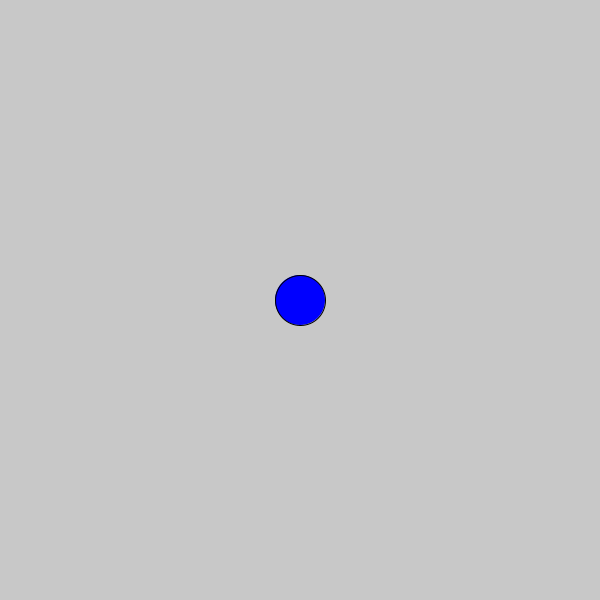
Frame 1 (no input)
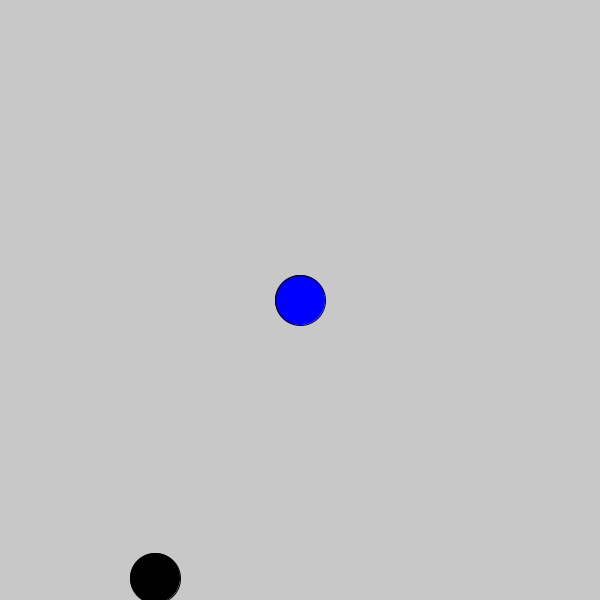
Frame 60 (the mouse pressed at the canvas centre just before this capture)
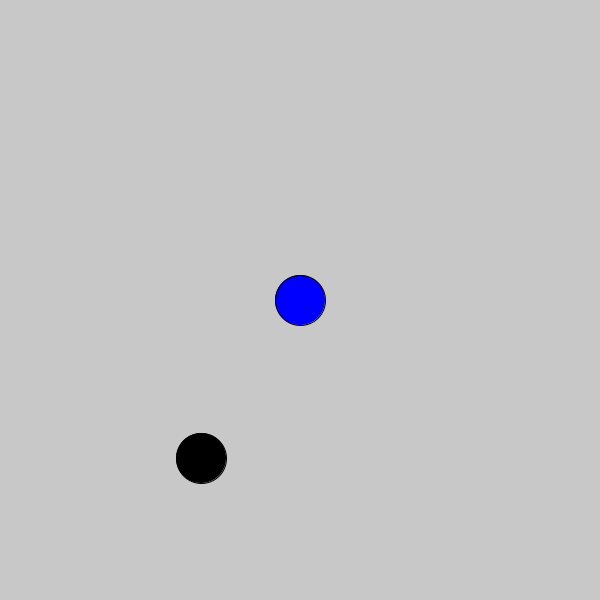
Frame 120 (the mouse held since frame 60 and released just before this capture)

The Processing sketch that drew these frames (run headless with seeded random() and noise(); from frame 60 on, the mouse is pressed at the canvas centre):

// Processing sketch: HarryVsDementor
// ── HarryVsDementor.pde
class GameObject {
  public boolean isAlive = true;
  public int x;
  public int y;
  public int w;
  public int h;
  public GameObject(int x, int y, int w, int h) {
    this.x = x;
    this.y = y;
    this.w = w;
    this.h = h;
  }

  public void update() {
  }
  public void render() {
  }
}

class Player extends GameObject {
  public boolean up = false;
  public boolean down = false;
  public boolean left = false;
  public boolean right = false;
  public boolean canLaunchSpell = true;

  public int speed = 3;

  public Player(int x, int y, int w, int h) {
    super(x, y, w, h);
  }

  public void update() {
    if (up) {
      y -= speed;
    }
    if (down) {
      y += speed;
    }
    if (left) {
      x -= speed;
    }
    if (right) {
      x += speed;
    }
  }
  public void render() {
    fill(0, 0, 255);
    ellipse(x, y, w, h);
  }
}

class Spell extends GameObject {

  public double xSpeed = 0;
  public double ySpeed = 0;
  public double maxSpeed = 10;

  public Spell(int x, int y, int w, int h) {
    super(x, y, w, h);
  }

  public void update() {
    x += xSpeed * maxSpeed;
    y += ySpeed * maxSpeed;
    if (x < 0 || x > width || y < 0 || y > height) {
      isAlive = false;
    }
  }

  public void render() {
    fill(255, 255, 0);
    ellipse(x, y, w, h);
  }
}

class Monster extends GameObject {
  public double xSpeed = 0;
  public double ySpeed = 0;
  public double maxSpeed = 0;

  public Monster(int x, int y, int w, int h) {
    super(x, y, w, h);
  }

  public void update() {
    x += xSpeed * maxSpeed;
    y += ySpeed * maxSpeed;
  }

  public void render() {
    fill(0, 0, 0);
    ellipse(x, y, w, h);
  }
}

ArrayList<Spell> spells = new ArrayList<Spell>();
ArrayList<Monster> monsters = new ArrayList<Monster>();
Player player = new Player(300, 300, 50, 50);
int score = 0;
long monsterTimer;
int monsterInterval = 1000;
double currentMonsterSpeed = 2;
void setup() {
  size(600, 600);

  monsterTimer = System.currentTimeMillis();
}

void draw() {
  if (player.isAlive) {

    player.update();

    for (int i = 0; i < spells.size(); i++) {
      Spell s = spells.get(i);
      s.update();

      for (Monster d : monsters) {
        if (dist(d.x, d.y, s.x, s.y) <= d.w / 2 + s.w / 2) {
          d.isAlive = false;
          s.isAlive = false;
          score++;
        }
      }

      if (!s.isAlive) {
        spells.remove(i);
      }
    }

    if (System.currentTimeMillis() - monsterTimer >= monsterInterval) {
      int r = (int)random(0, 3);

      Monster d = null;
      switch(r) {
      case 0:
        {
          d = new Monster((int)random(0, width), 0, 50, 50);
          break;
        }
      case 1:
        {
          d = new Monster((int)random(0, width), height, 50, 50);
          break;
        }
      case 2:
        {
          d = new Monster(width, (int)random(0, height), 50, 50);
          break;
        }
      case 3:
        {
          d = new Monster(0, (int)random(0, height), 50, 50);
        }
      default:
        {
          break;
        }
      }

      int xdif = player.x - d.x;
      int ydif = player.y - d.y;

      double angle = Math.atan2((double) ydif, (double) xdif);

      d.xSpeed = Math.cos(angle);
      d.ySpeed = Math.sin(angle);
    
      d.maxSpeed = currentMonsterSpeed;
      currentMonsterSpeed += 0.1;

      monsters.add(d);
      monsterTimer = System.currentTimeMillis();
      monsterInterval = (int)random(500, 1500);
    }

    for (int i = 0; i < monsters.size(); i++) {
      Monster d = monsters.get(i);

      int xdif = player.x - d.x;
      int ydif = player.y - d.y;

      double angle = Math.atan2((double) ydif, (double) xdif);

      d.xSpeed = Math.cos(angle);
      d.ySpeed = Math.sin(angle);

      if (dist(d.x, d.y, player.x, player.y) <= player.w) {
        player.isAlive = false;
      }

      d.update();
      if (!d.isAlive) {
        monsters.remove(i);
      }
    }

    background(200);

    player.render();

    for (Spell s : spells) {
      s.render();
    }
    for (Monster d : monsters) {
      d.render();
    }
  } else {
    background(0);
    fill(255, 0, 0);
    textSize(32);
    text("You have been eaten!\nYou killed " + score + " dementors.\nPress r to restart.", 50, 200); 
  }
}

void resetGame(){
   monsters.clear();
   spells.clear();
   score = 0;
   currentMonsterSpeed = 2;
   player.x = 300;
   player.y = 300;
   player.isAlive = true;
   monsterTimer = System.currentTimeMillis();
}

void mousePressed() {
  if (player.canLaunchSpell) {
    Spell s = new Spell(player.x, player.y, 20, 20);
    int xdif = mouseX - player.x;
    int ydif = mouseY - player.y;

    double angle = Math.atan2((double) ydif, (double) xdif);

    s.xSpeed = Math.cos(angle);
    s.ySpeed = Math.sin(angle);

    spells.add(s);

    player.canLaunchSpell = false;
  }
}

void mouseReleased() {

  player.canLaunchSpell = true;
}

void keyPressed() {
  if (key == 'w') {
    player.up = true;
  }
  if (key == 's') {
    player.down = true;
  }
  if (key == 'a') {
    player.left = true;
  }
  if (key == 'd') {
    player.right = true;
  }
  if(!player.isAlive && key == 'r'){
    resetGame();
  }
}

void keyReleased() {
  if (key == 'w') {
    player.up = false;
  }
  if (key == 's') {
    player.down = false;
  }
  if (key == 'a') {
    player.left = false;
  }
  if (key == 'd') {
    player.right = false;
  }
}
